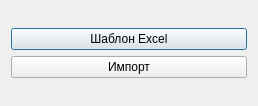
<?xml version="1.0" encoding="UTF-8"?>
<ui version="4.0">
 <class>ImportView</class>
 <widget class="QDialog" name="ImportView">
  <property name="geometry">
   <rect>
    <x>0</x>
    <y>0</y>
    <width>258</width>
    <height>106</height>
   </rect>
  </property>
  <property name="windowTitle">
   <string>Dialog</string>
  </property>
  <layout class="QVBoxLayout" name="verticalLayout_2">
   <item>
    <layout class="QVBoxLayout" name="verticalLayout">
     <item>
      <widget class="QPushButton" name="excelTemplateBtn">
       <property name="text">
        <string>Шаблон Excel</string>
       </property>
      </widget>
     </item>
     <item>
      <widget class="QPushButton" name="importBtn">
       <property name="text">
        <string>Импорт</string>
       </property>
      </widget>
     </item>
    </layout>
   </item>
  </layout>
 </widget>
 <resources/>
 <connections/>
</ui>
